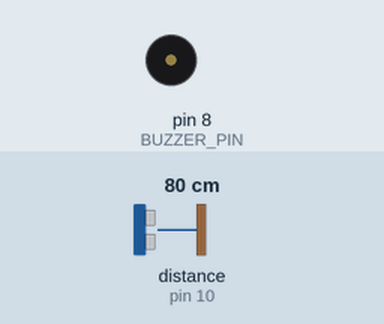
The sketch below on a simulated Arduino Uno, built with avr-gcc and run on an emulated ATmega328P. On the bench: buzzer (waves = sounding). Wiring (inferred from the names in the program): ultrasonic range finder: trigger pin 9; echo pin 10. The inputs (shaded band) are chosen by the test bench; at power-on: distance to the obstacle (sensor on pin 10) 80 cm. The echo pulse lasts 58.3 µs per cm.

Above: at 1.2 s.
1.3 s: distance to the obstacle (sensor on pin 10) set to 55 cm
2.8 s: distance to the obstacle (sensor on pin 10) set to 46 cm
At 2.92 s:
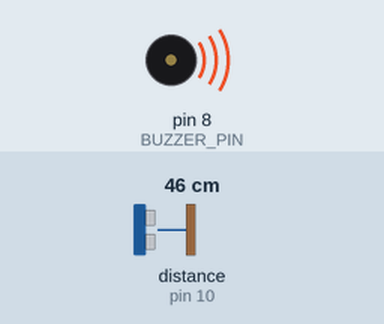
5.8 s: distance to the obstacle (sensor on pin 10) set to 60 cm
At 6.4 s:
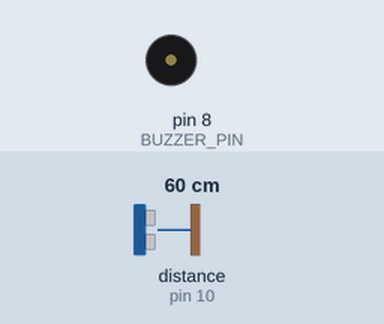
7.3 s: distance to the obstacle (sensor on pin 10) set to 35 cm
At 7.9 s:
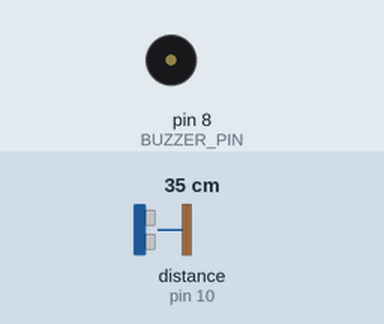
Timing chart, 0 to 11.3 s (numbered marks = the images above; inputs shaded):
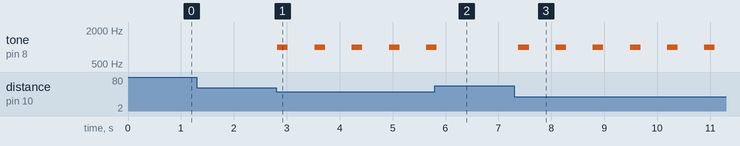

Measured:
- the behaviour switches between 51 and 50 cm on distance to the obstacle (sensor on pin 10) (found by bisection; images 0 and 1)
- after the input at 1.3 s, every drawn part: stays the same
- after the input at 2.8 s, tone on pin 8 (BUZZER_PIN): alternates 1000 Hz for 0.20 s and silent for 0.50 s, starting at once
- after the input at 5.8 s, tone on pin 8 (BUZZER_PIN): goes on until 5.8 s, then stays silent
- after the input at 7.3 s, tone on pin 8 (BUZZER_PIN): alternates 1000 Hz for 0.20 s and silent for 0.50 s, starting after 0.08 s

The sketch:

Q15_Smart_Parking_Alert.ino
```cpp
/*
  Q15 - Smart Parking Alert

  Problem:
    An ultrasonic sensor measures the distance to an obstacle while
    parking. A buzzer beeps slowly when the obstacle is near and
    rapidly when it is very close.

  Components:
    - Arduino UNO R3
    - 1 x HC-SR04 ultrasonic distance sensor (4-pin)
    - 1 x piezo buzzer

  Pin mapping:
    HC-SR04: VCC -> 5V, TRIG -> D9, ECHO -> D10, GND -> GND
    Buzzer:  positive (+) -> D8, negative -> GND

  Expected behaviour:
    distance > 50 cm (or no echo)  -> buzzer OFF
    20 cm <= distance <= 50 cm     -> slow beep (ON 200 ms / OFF 500 ms)
    distance < 20 cm               -> rapid beep (ON 100 ms / OFF 100 ms)

  Assumptions:
    distance_cm = pulseIn(ECHO, HIGH, 30000) * 0.0343 / 2.
    A reading of 0 (timeout) means nothing is in range.
    The 20 cm / 50 cm zones come from the question; the beep timings
    (and treating exactly 20 cm and 50 cm as "slow") are our choice.
*/

const int TRIG_PIN   = 9;
const int ECHO_PIN   = 10;
const int BUZZER_PIN = 8;

const unsigned int  BUZZER_FREQ_HZ  = 1000;
const unsigned long ECHO_TIMEOUT_US = 30000;

const float FAR_LIMIT_CM  = 50.0;
const float NEAR_LIMIT_CM = 20.0;

const unsigned long SLOW_ON_MS   = 200;
const unsigned long SLOW_OFF_MS  = 500;
const unsigned long RAPID_ON_MS  = 100;
const unsigned long RAPID_OFF_MS = 100;
const unsigned long IDLE_DELAY_MS = 100;   // gap between readings when silent

float readDistanceCm() {
  digitalWrite(TRIG_PIN, LOW);
  delayMicroseconds(2);
  digitalWrite(TRIG_PIN, HIGH);            // 10 us trigger pulse
  delayMicroseconds(10);
  digitalWrite(TRIG_PIN, LOW);

  unsigned long duration = pulseIn(ECHO_PIN, HIGH, ECHO_TIMEOUT_US);
  return duration * 0.0343 / 2;            // 0 if no echo
}

void beep(unsigned long onMs, unsigned long offMs) {
  tone(BUZZER_PIN, BUZZER_FREQ_HZ);
  delay(onMs);
  noTone(BUZZER_PIN);
  delay(offMs);
}

void setup() {
  pinMode(TRIG_PIN, OUTPUT);
  pinMode(ECHO_PIN, INPUT);
  pinMode(BUZZER_PIN, OUTPUT);
}

void loop() {
  float distance = readDistanceCm();

  if (distance == 0 || distance > FAR_LIMIT_CM) {
    noTone(BUZZER_PIN);                    // nothing in range
    delay(IDLE_DELAY_MS);
  } else if (distance >= NEAR_LIMIT_CM) {
    beep(SLOW_ON_MS, SLOW_OFF_MS);         // 20 cm to 50 cm
  } else {
    beep(RAPID_ON_MS, RAPID_OFF_MS);       // closer than 20 cm
  }
}
```
